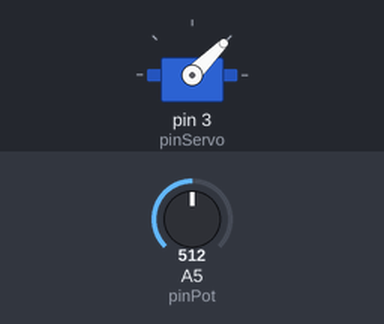
Bench run of a sketch on a simulated Arduino Uno, built with avr-gcc and run on an emulated ATmega328P. On the bench: servo. Inputs (shaded band) come from the test bench; at power-on: A5 (pinPot) = 512.

Above: at 1.2 s.
1.3 s: A5 (pinPot) set to 716
At 1.9 s:
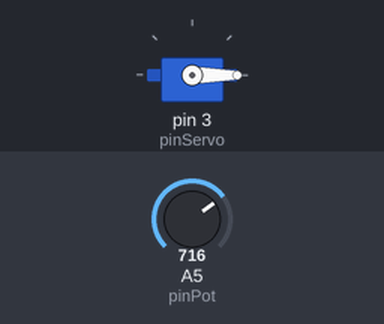
2.9 s: A5 (pinPot) set to 306
At 4.2 s:
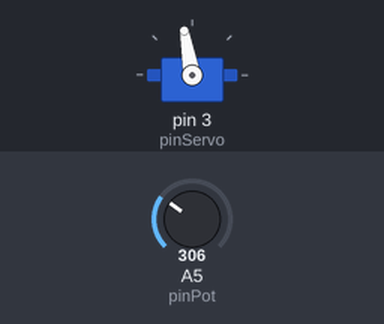
4.5 s: A5 (pinPot) set to 170
At 5.6 s:
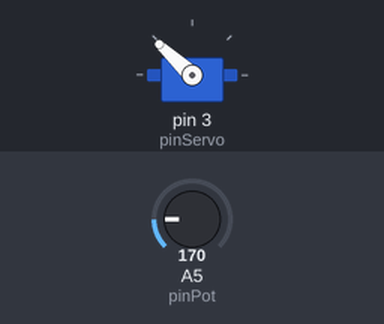
6.1 s: A5 (pinPot) set to 122
At 6.9 s:
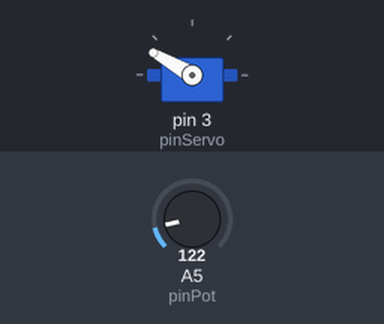
7.7 s: A5 (pinPot) set to 0
At 8.2 s:
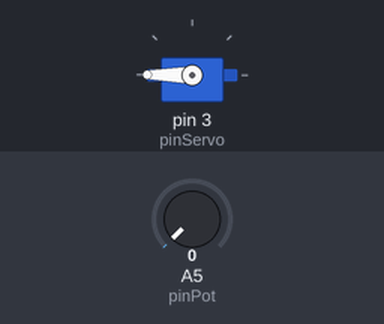
9.3 s: A5 (pinPot) set to 900
At 10.7 s:
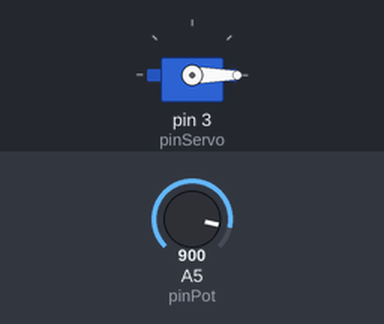
Timing chart, 0 to 11.9 s (numbered marks = the images above; inputs shaded):
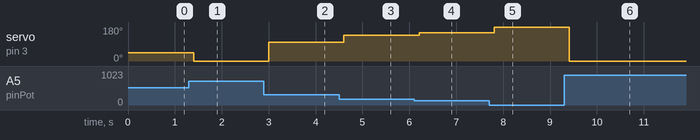

The sketch:

prog_31.ino
```cpp
#include <Servo.h>

const byte pinPot = A5;
const byte pinServo = 3;

int valPot;
int angleServo;
Servo servo;

int calcServoAngle() {
	return (int)((123120.0 - 180.0 * valPot) / 674.0);
}

void setup() {
	Serial.begin(9600);
	pinMode(pinPot, INPUT);
	servo.attach(pinServo);
}

void loop() {
	valPot = analogRead(pinPot);
	angleServo = calcServoAngle();
	if (angleServo > 180) {
		angleServo = 180;
	} else if (angleServo < 0) {
		angleServo = 0;
	}
	servo.write(angleServo);
	delay(200);
}
```

Measured:
- after the input at 1.3 s, servo on pin 3 (pinServo): 45° → 0° after 0.10 s
- after the input at 2.9 s, servo on pin 3 (pinServo): 0° → 100° after 0.10 s
- after the input at 4.5 s, servo on pin 3 (pinServo): 100° → 137° after 0.11 s
- after the input at 6.1 s, servo on pin 3 (pinServo): 137° → 150° after 0.11 s
- after the input at 7.7 s, servo on pin 3 (pinServo): 150° → 180° after 0.11 s
- after the input at 9.3 s, servo on pin 3 (pinServo): 180° → 0° after 0.11 s
